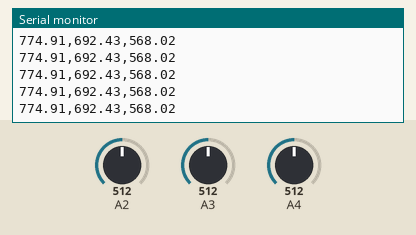
Recording of a sketch running on a simulated Arduino Uno, built with avr-gcc and run on an emulated ATmega328P. On the bench: the last lines printed to the serial monitor. The test bench sets the inputs (shaded band); at power-on: A2 = 512, A3 = 512, A4 = 512.

Above: at 1.2 s.
1.3 s: A2 set to 716
At 2.2 s:
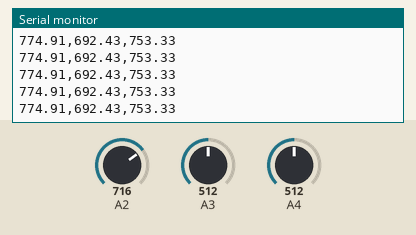
2.8 s: A3 set to 716
At 3.4 s:
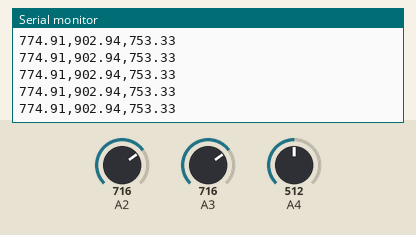
4.3 s: A4 set to 716
At 4.9 s:
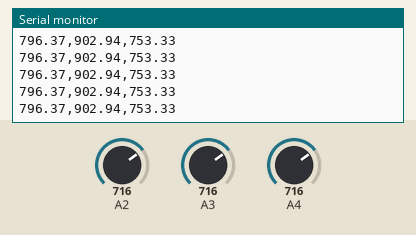
5.8 s: A2 set to 900
At 6.8 s:
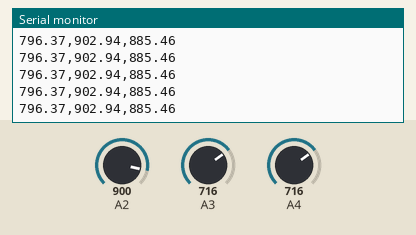
7.3 s: A3 set to 900
At 8.1 s:
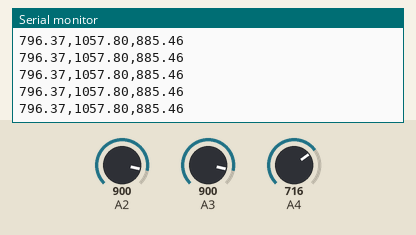
8.8 s: A4 set to 900
At 9.7 s:
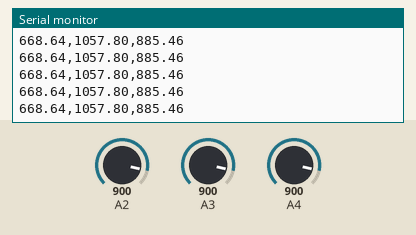
Timing chart, 0 to 11.3 s (numbered marks = the images above; inputs shaded):
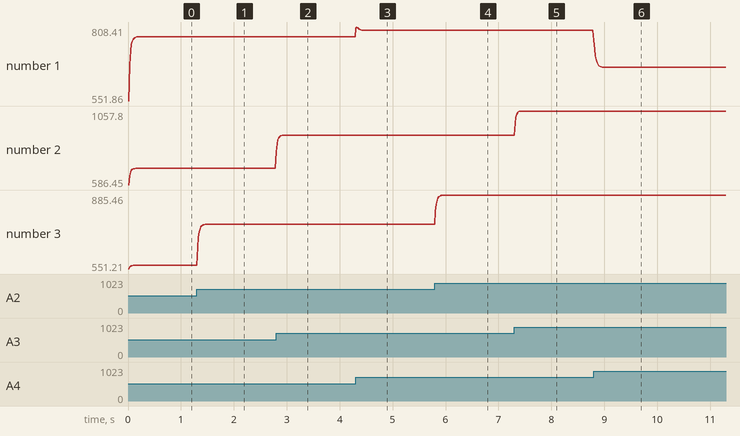

Measured:
- after the input at 1.3 s, the serial monitor: prints a new line at once (image 1)
- after the input at 2.8 s, the serial monitor: prints a new line at once (image 2)
- after the input at 4.3 s, the serial monitor: prints a new line at once (image 3)
- after the input at 5.8 s, the serial monitor: prints a new line at once (image 4)
- after the input at 7.3 s, the serial monitor: prints a new line at once (image 5)
- after the input at 8.8 s, the serial monitor: prints a new line at once (image 6)
- plotted number 1: 774.91 → 796.37 after the input at 4.3 s, 796.37 → 668.64 after the input at 8.8 s
- plotted number 2: 692.43 → 902.94 after the input at 2.8 s, 902.94 → 1057.8 after the input at 7.3 s

The sketch:

MS_device3.ino
```cpp
unsigned long sampleInterval = 1000/60;
unsigned long sampleTimer;
float varmeasl=0.9828712076, varmeasg1=0.23495, varmeasg2=0.033705, varprocl = 0.25, varprocg2 = 1.00E-2, varprocg1 = 1.00E-1;
float Pc = 0.0, G = 0.0, noise = 1.0, Xp = 0.0, Zp = 0.0, Xe = 0.0, ul=0.0, ug1=0.0, ug2=0.0;
float lp=1.0,gp1=1.0,gp2=1.0;

void setup() {
  // put your setup code here, to run once:
Serial.begin(115200);
}

void loop() {
  // put your main code here, to run repeatedly:
    unsigned long currMillis = millis();
if(currMillis - sampleTimer >= sampleInterval)  // is it time for a sample?
{
sampleTimer = currMillis;
int a2=analogRead(4);
int a3 = analogRead(3);
int a4 = analogRead(2);
//Serial.print(a2);
//Serial.print(", ");
//Serial.print(a3);
//Serial.print(", ");
//Serial.print(a4);
//Serial.print(", ");
ul = Kalmanfilter(a2,varprocl,varmeasl,ul,lp);
lp=noise;
ug1 = Kalmanfilter(a3,varprocg1,varmeasg1,ug1,gp1);
gp1=noise;
ug2 = Kalmanfilter(a4,varprocg2,varmeasg2,ug2,gp2);
gp2=noise;
//Serial.print(ul);
//Serial.print(", ");
//Serial.print(ug1);
//Serial.print(", ");
//Serial.print(ug2);
// -0.0021 2.6860 -24.8088
float lf = -0.0021*ul*ul+2.6860*ul-34.8088;      //calibration lift force sensor 1.
lf = constrain(lf,0.00,1500.00);
lf*=9.81/10.0;
//-0.0005 1.6659 -6.0253
float gf1 =-0.0005*ug1*ug1+1.6659*ug1-16.0253;    //calibration grasp force sensor 1.
gf1 = constrain(gf1,0.00,1500.00);
gf1*=9.81/10.0;
//-0.0005 1.54 -79.3866
float gf2 = -0.0005*ug2*ug2+1.54*ug2-78.3866;    //calibration grasp force sensor 2.
gf2 = constrain(gf2,0.00,1500.00);
gf2*=9.81/10.0;
//Serial.print(",");
Serial.print(lf);
Serial.print(",");
Serial.print(gf1);
Serial.print(",");
Serial.println(gf2);
  }
}


float Kalmanfilter(float val, float varProcess, float varmeas, float prev, float no) {
  Pc = no + varProcess;
  G = Pc/(Pc + varmeas);
  noise = (1-G)*Pc;
  Xp = prev;
  Zp = Xp;
  Xe = G*(val-Zp)+Xp; // Update
  return(Xe);
}
```
